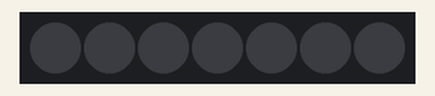
Recording of a sketch running on a simulated Arduino Uno, built with avr-gcc and run on an emulated ATmega328P. On the bench: 7 RGB LEDs in strip order, left to right.

Above: at 0.1 s.
At 0.75 s:
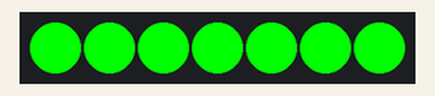
Timing chart, 0 to 130.0 s (numbered marks = the images above):
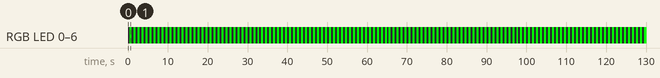

The sketch:

Safety_Systems-Test-StatusLight.ino
```cpp
/*Status Light Test Code
Use a 7-segment NeoPixel device to indicate machine status
LED flashing is non-blocking
For use on the LunaBotXS System; re:3D Inc, June 2026
*/

#include <Adafruit_NeoPixel.h>

#define LED_PIN    6       // Arduino pin connected to the NeoPixels
#define LED_COUNT  7       // Number of NeoPixels in your string

// Declare the NeoPixel object as statusLight
Adafruit_NeoPixel statusLight(LED_COUNT, LED_PIN, NEO_GRB + NEO_KHZ800);

// Tracking variables for non-blocking timing and state
unsigned long previousMillis = 0;
bool ledsAreOn = false;

void setup() {
  statusLight.begin();
  statusLight.show(); // Initialize all pixels to 'off'
}

void loop() {
  unsigned long currentMillis = millis();

  // Color assignments for the status light - color conventions from IEC 60204-1 (Safety of Machinery)
  uint32_t colorRed = statusLight.Color(255,0,0);       // Danger, Emergency, Fault
  uint32_t colorAmber = statusLight.Color(255,150,0);   // Warning, Off-Nominal
  uint32_t colorGreen = statusLight.Color(0,255,0);     // Normal, Safe
  uint32_t colorBlue = statusLight.Color(0,0,255);      // Operator Input Needed
  uint32_t colorWhite = statusLight.Color(255,255,255); // User-Defined

  // Set status color
  uint32_t statusColor = colorGreen;
  unsigned long interval = 500; // 500 = 1 Hz (500ms on, 500ms off) - set greater than 5000 for constant on

  // Set LEDs on
  if (interval > 5000) {
    statusLight.fill(statusColor);
    ledsAreOn = true;
    statusLight.show();
  // Check if it's time to toggle the LEDs (non-blocking)
  } else if (currentMillis - previousMillis >= interval) {
    previousMillis = currentMillis; // Save the last time the LEDs blinked

    if (!ledsAreOn) {
      // Turn all pixels ON
      statusLight.fill(statusColor);
      ledsAreOn = true;
    } else {
      // Turn all pixels OFF
      statusLight.clear();
      ledsAreOn = false;
    }

    statusLight.show(); // Push the updated colors to the hardware
  }

}
```

Measured:
- by itself, RGB LED 0–6: alternates RGB(0, 255, 0) for 0.50 s and off for 0.50 s
- what the display in image 1 shows lasts 0.5 s, from 0.5 s to 1.0 s
